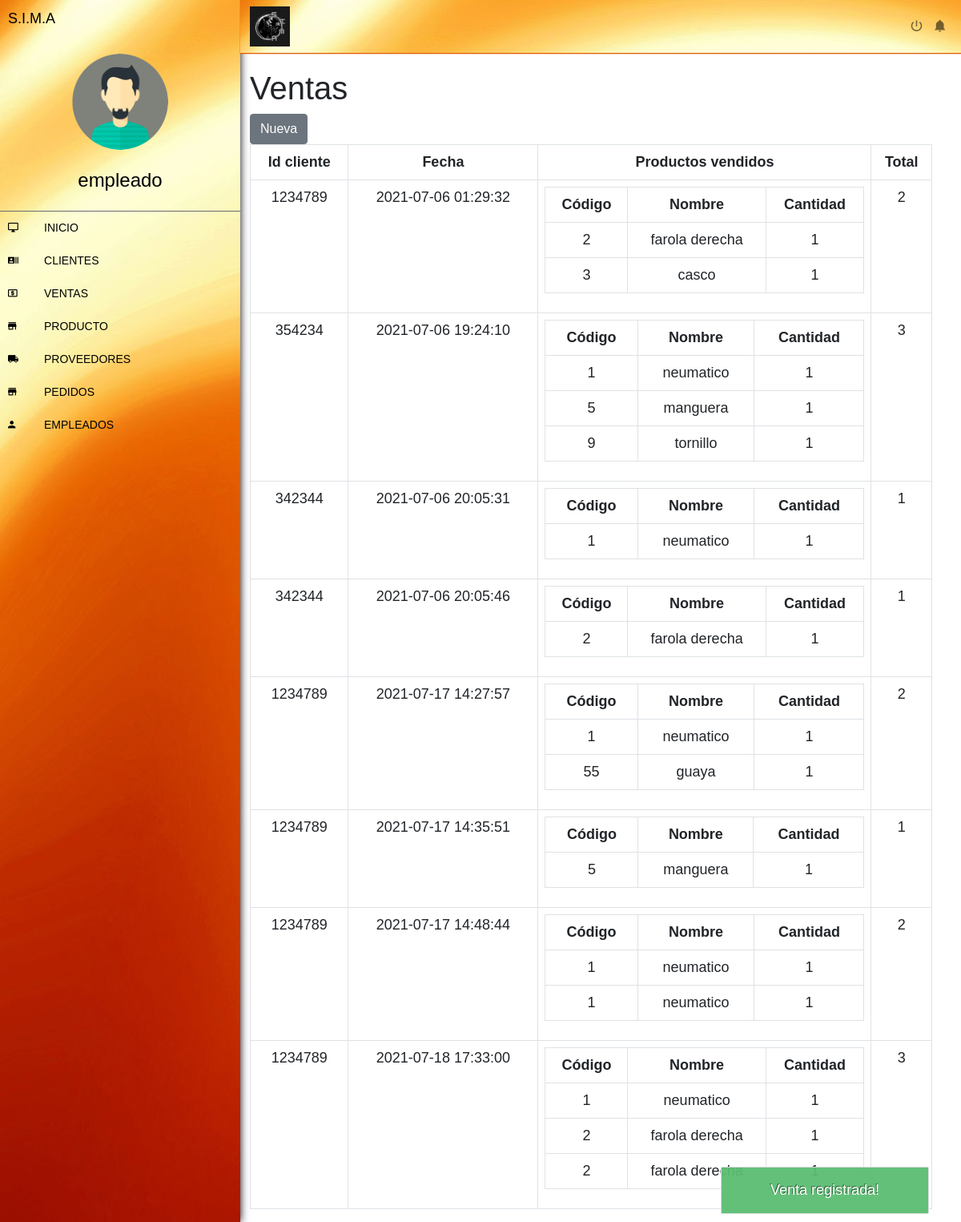
Page /vistas/ventas/verVentas.php?status=1 on the earlier database version.
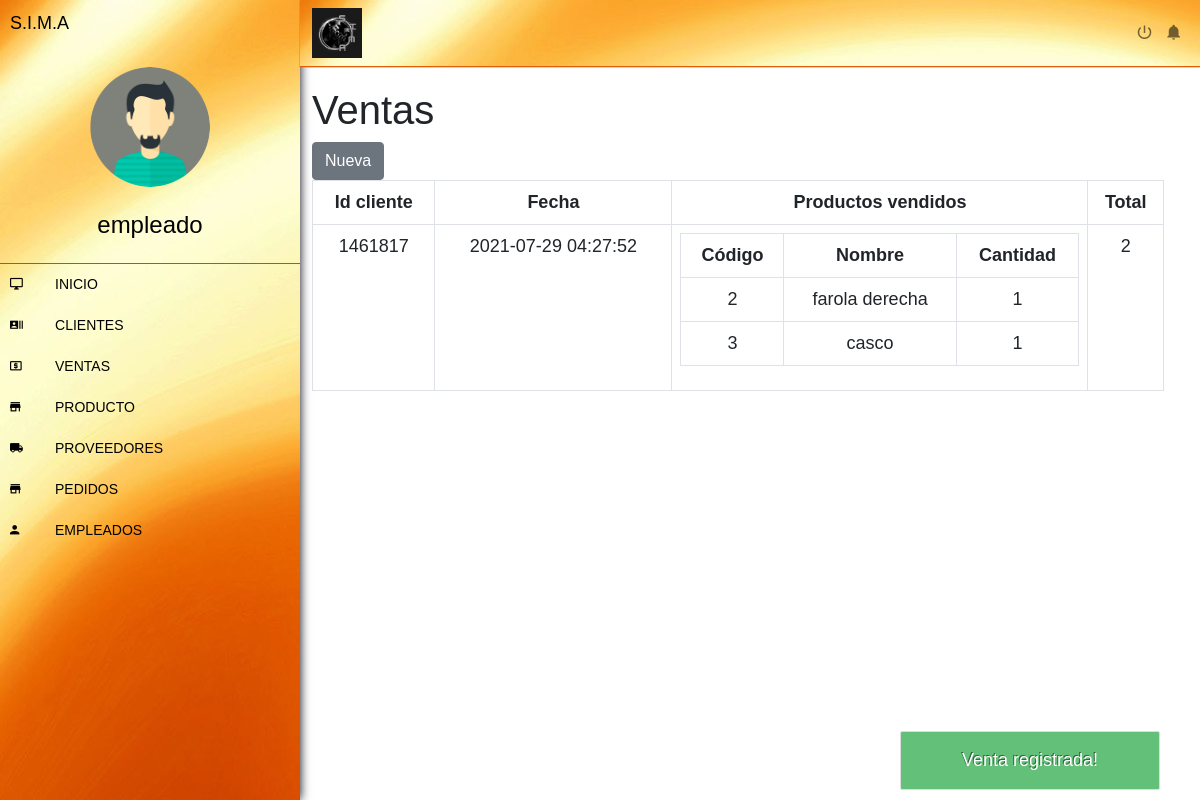
Same page on the later database version.
### tables this page shows
CREATE TABLE `ventas` (
  `id` bigint(20) UNSIGNED NOT NULL,
  `fecha` datetime NOT NULL,
  `cliente` int(20) NOT NULL,
  `vendedor` int(20) NOT NULL,
  `costo_total` bigint(50) NOT NULL,
  `total` int(50) NOT NULL
);

### vistas/ventas/verVentas.php (the view, shortened to what this page needs)
<?php
    include("../../templates/menusup.php");
    include("../../templates/menulateral.php");
	$pdo = new base();
	$pdo=$pdo->construct();
?>
<!DOCTYPE html>
<html lang="en">
<head>
</head>
<body>
<div class="row">
		<h1>Ventas</h1>
		<div class="col-1">
			<a class="btn btn-secondary" href="./ventas.php">Nueva </a>
		</div>
    <div class="row" id="ventas">
    <?php
$sentencia = $pdo->query("SELECT ventas.total, ventas.fecha, ventas.id,ventas.cliente, GROUP_CONCAT( producto.id_item, '..', producto.nombre_prod, '..', productos_vendidos.cantidad SEPARATOR '__') AS producto FROM ventas INNER JOIN productos_vendidos ON productos_vendidos.id_venta = ventas.id INNER JOIN producto ON producto.id_item = productos_vendidos.id_producto GROUP BY ventas.id ORDER BY ventas.id");
$ventas = $sentencia->fetchAll(PDO::FETCH_OBJ);
?>
	<div class="col-xs-12">
		<table class="table table-bordered">
			<thead>
				<tr>
					<th>Id cliente</th>
					<th>Fecha</th>
					<th>Productos vendidos</th>
					<th>Total</th>
				</tr>
			</thead>
			<tbody>
				<?php foreach($ventas as $venta){ ?>
				<tr>
					<td><?php echo $venta->cliente ?></td>
					<td><?php echo $venta->fecha ?></td>
					<td>
						<table class="table table-bordered">
							<thead>
								<tr>
									<th>Código</th>
									<th>Nombre</th>
									<th>Cantidad</th>
								</tr>
							</thead>
							<tbody>
								<?php foreach(explode("__", $venta->producto) as $productosConcatenados){
								$producto = explode("..", $productosConcatenados)
								?>
								<tr>
									<td><?php echo $producto[0] ?></td>
									<td><?php echo $producto[1] ?></td>
									<td><?php echo $producto[2] ?></td>
								</tr>
								<?php } ?>
							</tbody>
						</table>
					</td>
					<td><?php echo $venta->total ?></td>
				</tr>
				<?php } ?>
			</tbody>
		</table>
	</div>
    </div>
</body>

### templates/menusup.php (shortened to what this page needs)
<!DOCTYPE html>
<html lang="en">
<head>
    <link rel="stylesheet" href="../../CSS/bootstrap.css">
    <link rel="stylesheet" href="../../CSS/material-design-iconic-font.min.css">
    <link rel="stylesheet" href="../../CSS/menu.css">
</head>
<body>
<div class="col-12 sup sticky-top">
        <nav class="navbar sticky-top navbar-expand-lg navbar-light sup">
            <div class="container-fluid">
                <img src="../../IMAGES/sima logo.jpeg"width="50px" alt="S.I.M.A">
                <ul class="navbar-nav ml-auto nav-flex-icons">
                    <li nav-item>
                        <a class="nav-link" href="">
                            <i class = "zmdi zmdi-power"> </i>
                        </a>
                    </li>
                    <li nav-item>
                        <a class="nav-link" href="">
                            <i class = "zmdi zmdi-notifications"> </i>
                        </a>
                    </li>
                </ul>
            </div>
        </nav>
</div>
</body>
</html>

### templates/menulateral.php (shortened to what this page needs)
<!DOCTYPE html>
<html lang="en">
<head>
    <link rel="stylesheet" href="../../CSS/bootstrap.css">
    <link rel="stylesheet" href="../../CSS/material-design-iconic-font.min.css">
    <link rel="stylesheet" href="../../CSS/menu.css">
<link rel="stylesheet" href="../../CSS/alertify.min.css" />
<link rel="stylesheet" href="../../CSS/themes/default.min.css" />
</head>
<body>
    <div class="container-fluid principal">
        <div class="row">
            <div class="col-">
                <div class="menu-expanded" id="menu" >
                    <div id="header">
                        <div id="title"><span>S.I.M.A</span></div>
                    </div>
                    <div id="profile">
                        <div id="avatar">
                            <img src="../../assets/img/avatar-male.png" alt="avatar">
                        </div>
                        <div id="name">
                            <span>empleado</span>
                        </div>
                    </div>
                    <div id="menu-navigation">
                        <div class="navigation">
                            <a href="../inicio/inicio.php">
                                <div class="icon">
                                    <i class = "zmdi zmdi-desktop-windows" > </i>
                                </div>
                                <div class="title">INICIO</div>
                            </a>
                        </div>
                        <div class="navigation">
                            <a href="../clientes/clientes.php">
                                <div class="icon">
                                    <i class = "zmdi zmdi-accounts-list"> </i>
                                </div>
                                <div class="title">CLIENTES</div>
                            </a>
                        </div>
                        <div class="navigation">
                            <a href="../ventas/verVentas.php">
                                <div class="icon">
                                    <i class = "zmdi zmdi-money-box"> </i>
                                </div>
                                <div class="title">VENTAS</div>
                            </a>
                        </div>
                        <div class="navigation">
                                <a href="../inventario/inventario.php">
                                    <div class="icon">
                                        <i class = "zmdi zmdi-store"> </i>
                                    </div>
                                    <div class="title">PRODUCTO</div>
                                </a>
                        </div>
                            <div class="navigation">
                                <a href="../proveedores/proveedores.php">
                                    <div class="icon">
                                        <i class = "zmdi zmdi-truck"> </i>
                                    </div>
                                    <div class="title">PROVEEDORES</div>
                                </a>
                            </div>
                            <div class="navigation">
                                <a href="../pedidos/pedidos.php">
                                    <div class="icon">
                                        <i class = "zmdi zmdi-store"> </i>
                                    </div>
                                    <div class="title">PEDIDOS</div>
                                </a>
                        </div>
                            <div class="navigation">
                                <a href="../empleados/empleados.php">
                                    <div class="icon">
                                        <i class = "zmdi zmdi-account"> </i>
                                    </div>
                                    <div class="title">EMPLEADOS</div>
                                </a>
                            </div>
                        </div>
                    </div>
                </div>
            </div>

### CSS/menu.css (style rules this page uses)
:root { --width: 300px; --padding: 10px; --bg-color: #321d7a; --hovercolor:#6b6972; --width-collapsed:50px; }
body { font-family: Arial, Helvetica, sans-serif; font-size: 18px; padding: 0; margin: 0; margin-left: var(--width); }
#menu-navigation { color: white; }
#menu { background-image: url(../IMAGES/fondo.jpg); background-repeat: no-repeat; color: black; position: fixed; height: 100%; left: 0; top: 0; }
#menu a { color: black; text-decoration: none; }
#menu #profile { border-bottom: solid 1px var(--hovercolor); padding: var(--padding); text-align: center; }
#menu #profile #avatar { box-sizing: border-box; padding: var(--padding); margin: 0 auto; }
#menu #profile #avatar img { border-radius: 50%; width: 60%; }
#menu #profile #avatar,#menu #profile #name { font-size: 24px; padding: var(--padding) 0; overflow: hidden; }
#menu #menu-navigation { overflow: hidden; }
#menu #menu-navigation .navigation { width: var(--width); }
#menu #menu-navigation .navigation .icon { display: inline-block; }
#menu #menu-navigation .navigation .icon,#menu #menu-navigation .navigation .title { font-size: 14px; vertical-align: middle; overflow: hidden; display: inline-block; }
#menu #menu-navigation .navigation a { display: block; }
#menu #menu-navigation .navigation .icon { box-sizing: border-box; padding: var(--padding); width: var(--width-collapsed); }
#menu #menu-navigation .navigation .icon i { width: 100%; }
#menu #menu-navigation .navigation .title { padding: var(--padding) 0; }
.menu-expanded { width: var(--width); box-shadow: 0 0 10px #000011; }
.menu-expanded #header #title { display: inline-block; width: calc(100%-50px); margin-right: -5px; padding: var(--padding); }
.menu-expanded #header #title span { width: calc(var(--width) - var(--width-collapsed) - 5px); overflow: hidden; padding-right: 150px; }
.menu-expanded #profile #avatar { width: 200px; }
.menu-expanded #profile #name { width: 100%; }
.sup { background-image: url(../IMAGES/fondo.jpg); box-shadow:0 1px 1px #df5e08; margin-bottom: 20px; }
.table { text-align: center; }

Differences in the rows shown:
removed ventas: cliente "354234", fecha "2021-07-06 19:24:10", producto "1", producto "neumatico", producto "5", producto "manguera", producto "9", producto "tornillo", total "3", shown under "Ventas"
removed ventas: cliente "342344", fecha "2021-07-06 20:05:31", producto "1", producto "neumatico", total "1", shown under "Ventas"
removed ventas: cliente "342344", fecha "2021-07-06 20:05:46", producto "2", producto "farola derecha", producto "1", total "1", shown under "Ventas"
removed ventas: cliente "1234789", fecha "2021-07-17 14:27:57", producto "1", producto "neumatico", producto "55", producto "guaya", total "2", shown under "Ventas"
removed ventas: cliente "1234789", fecha "2021-07-17 14:35:51", producto "5", producto "manguera", producto "1", total "1"
removed ventas: cliente "1234789", fecha "2021-07-17 14:48:44", producto "1", producto "neumatico", total "2", shown under "Ventas"
removed ventas: cliente "1234789", fecha "2021-07-18 17:33:00", producto "1", producto "neumatico", producto "2", producto "farola derecha", total "3", shown under "Ventas"
changed ventas: cliente "1234789" → "1461817"; fecha "2021-07-06 01:29:32" → "2021-07-29 04:27:52"
